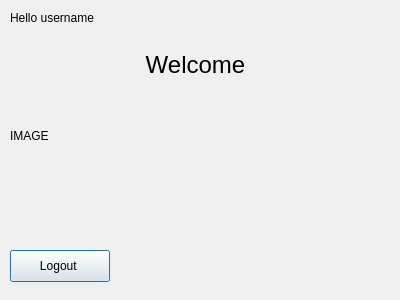
<?xml version="1.0" encoding="UTF-8"?>
<ui version="4.0">
 <class>WelcomeWindow</class>
 <widget class="QDialog" name="WelcomeWindow">
  <property name="geometry">
   <rect>
    <x>0</x>
    <y>0</y>
    <width>400</width>
    <height>300</height>
   </rect>
  </property>
  <property name="windowTitle">
   <string>Dialog</string>
  </property>
  <widget class="QLabel" name="labelWelcomeUser">
   <property name="geometry">
    <rect>
     <x>10</x>
     <y>10</y>
     <width>121</width>
     <height>16</height>
    </rect>
   </property>
   <property name="text">
    <string>Hello username </string>
   </property>
  </widget>
  <widget class="QLabel" name="labelImage">
   <property name="geometry">
    <rect>
     <x>10</x>
     <y>40</y>
     <width>371</width>
     <height>191</height>
    </rect>
   </property>
   <property name="text">
    <string>IMAGE</string>
   </property>
  </widget>
  <widget class="QPushButton" name="pushButtonLogout">
   <property name="geometry">
    <rect>
     <x>10</x>
     <y>250</y>
     <width>100</width>
     <height>32</height>
    </rect>
   </property>
   <property name="text">
    <string>Logout </string>
   </property>
  </widget>
  <widget class="QLabel" name="label">
   <property name="geometry">
    <rect>
     <x>140</x>
     <y>50</y>
     <width>111</width>
     <height>31</height>
    </rect>
   </property>
   <property name="text">
    <string>&lt;html&gt;&lt;head/&gt;&lt;body&gt;&lt;p align=&quot;center&quot;&gt;&lt;span style=&quot; font-size:18pt;&quot;&gt;Welcome&lt;/span&gt;&lt;/p&gt;&lt;/body&gt;&lt;/html&gt;</string>
   </property>
  </widget>
 </widget>
 <resources/>
 <connections/>
</ui>
